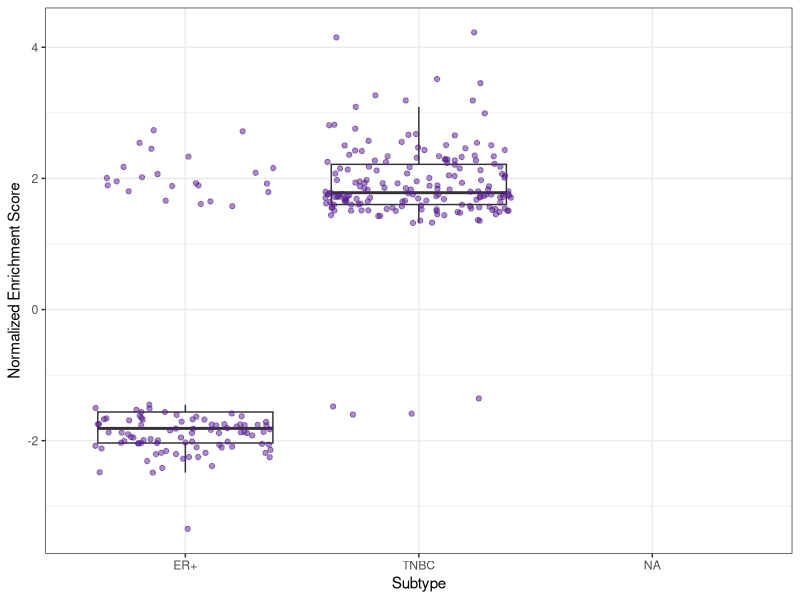

Source code (R):
# Figure S4: ASPEN results boxplot
###########################################################
# Adrienne Parsons, 2024-09-10

#Prerequisites
library(readxl)
library(ggplot2)

setwd("YOUR DATA PATH")

# Read in the ASPEN results and make a box plot of enrichment scores based on molecular subtype
# These tables are outputs from "Figure 3 Hallmark Aspen.R"
TNBC_ASPEN_results <- read.csv("TNBC_ASPENResults.csv")
ER_ASPEN_results <- read.csv("ER_ASPENResults.csv")

# Merge the two results tables
TNBC_ASPEN_results$Subtype <- "TNBC"
ER_ASPEN_results$Subtype <- "ER+"
ASPEN_results <- rbind(TNBC_ASPEN_results, ER_ASPEN_results)

# Subset to just the results with a numerical NES
ASPEN_results2 <- ASPEN_results[ASPEN_results$Enrich_Score != "NA" & ASPEN_results$Enrich_Score != 0,]

# Plot the boxplot and save
boxplot <- ggplot(ASPEN_results2, aes(x = Subtype, y = as.numeric(Enrich_Score)))+geom_boxplot(outlier.shape = NA)+
  ylab("Normalized Enrichment Score")+
  geom_jitter(alpha = 0.5, colour = "purple4")+
  theme(aspect.ratio = 1)+
  theme_bw()
  
  ggsave("ASPEN_results_boxplot.pdf", boxplot, device = "pdf")

# Check to ensure the enrichment scores are significantly different
t.test(as.numeric(ASPEN_results2$Enrich_Score[ASPEN_results2$Subtype == "ER+"]), as.numeric(ASPEN_results2$Enrich_Score[ASPEN_results2$Subtype == "TNBC"]))
